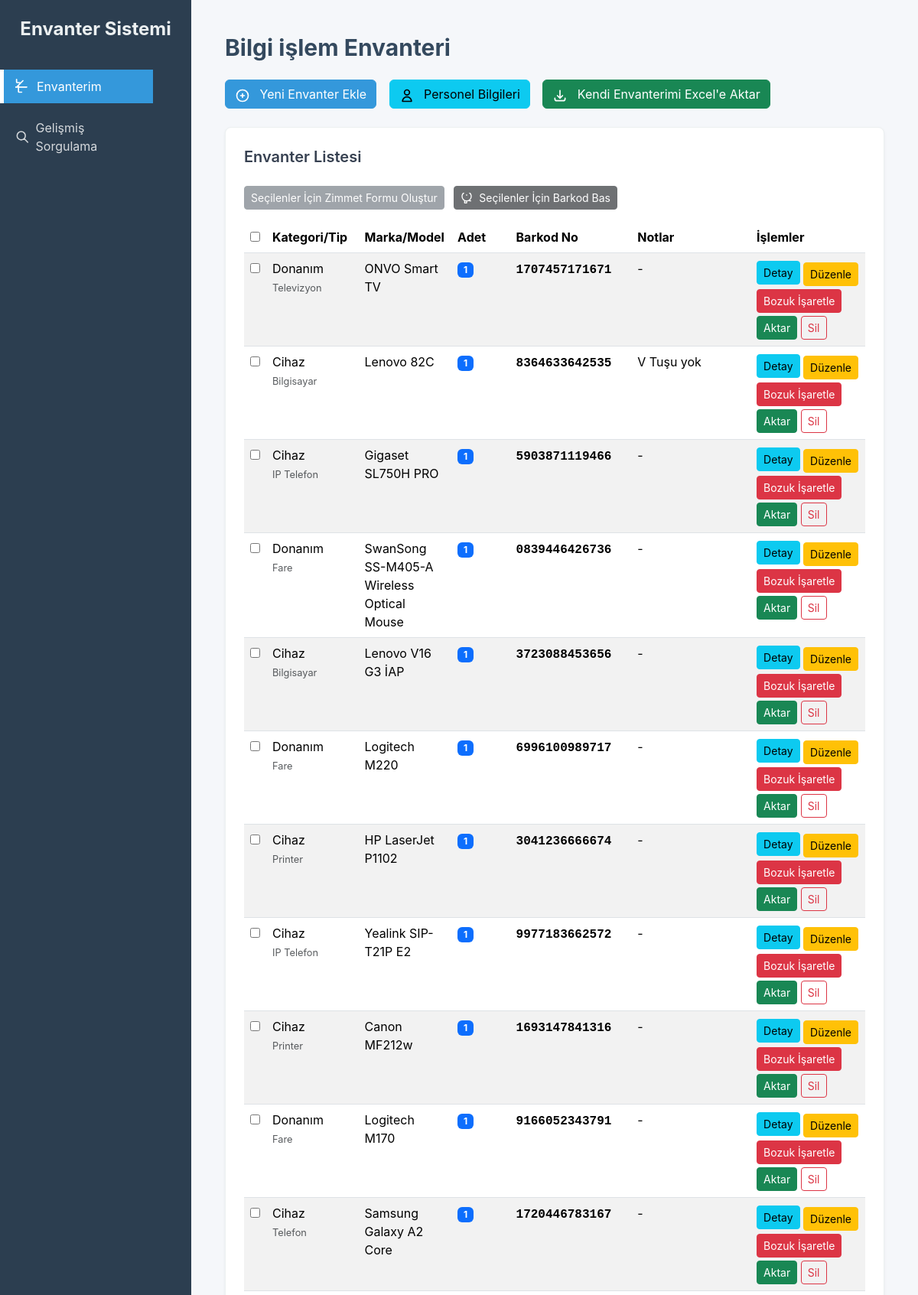
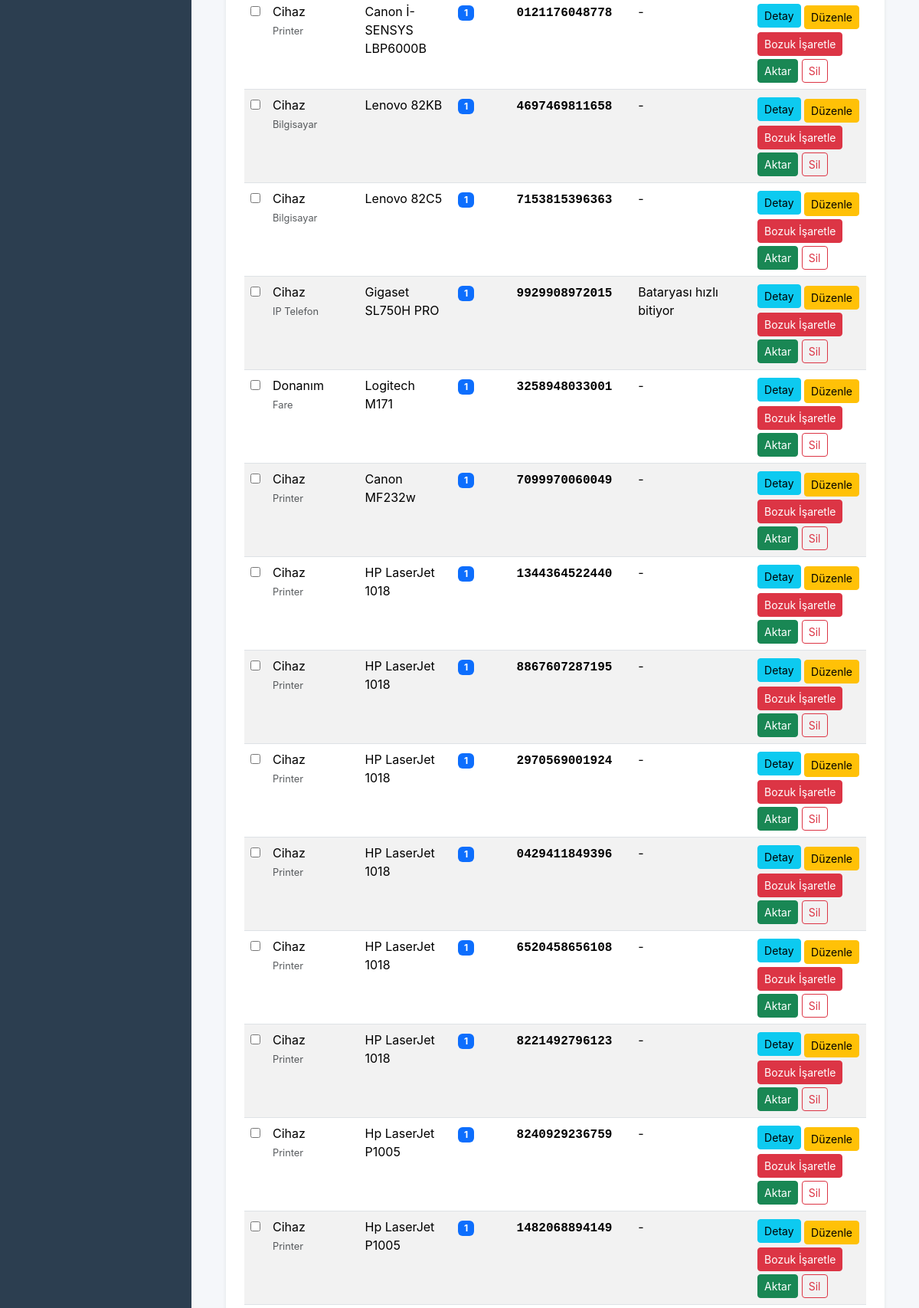
Page / (signed in, upper part) on the committed database (2 pictures, top to bottom).
### tables this page shows
CREATE TABLE inventory (
            id INTEGER PRIMARY KEY AUTOINCREMENT,
            user_id INTEGER NOT NULL,
            category TEXT NOT NULL,
            type TEXT NOT NULL,
            model_name TEXT NOT NULL,
            serial_number TEXT,
            device_name TEXT,
            quantity INTEGER NOT NULL,
            details TEXT, 
            notes TEXT DEFAULT '', barcode TEXT, -- YENİ: Notlar için alan
            FOREIGN KEY (user_id) REFERENCES users (id)
        );

### app.py (the view)
@app.route('/')
@login_required
def home():
    if current_user.is_admin:
        return redirect(url_for('admin_users'))
    else:
        processed_inventory = get_processed_inventory(current_user.username)
        _, shared_attribute_values_dict, _ = get_all_shared_attributes_for_view()
        model_names = get_all_model_names()
        users_for_transfer = get_all_users(include_admin=False)
        conn = get_db_connection()
        user_details = conn.execute("SELECT * FROM users WHERE id=?", (current_user.id,)).fetchone()
        return render_template('inventory.html',
                               title=f'{current_user.username.capitalize()} Envanteri',
                               inventory=processed_inventory,
                               is_admin_view=False,
                               categories=CATEGORIES,
                               SHARED_ATTRIBUTE_TYPES=SHARED_ATTRIBUTE_TYPES,
                               shared_attribute_values=shared_attribute_values_dict,
                               model_names=model_names,
                               users_for_transfer=users_for_transfer,
                               target_user=current_user.username,
                               target_user_id=current_user.id,
                               user_details=user_details)

### app.py (called while the page is built)
def get_db_connection():
    if 'db' not in g:
        g.db = sqlite3.connect(DATABASE)
        g.db.row_factory = sqlite3.Row
    return g.db

@app.teardown_appcontext
def close_db_connection(exception):
    db = g.pop('db', None)
    if db is not None:
        db.close()

@login_manager.user_loader
def load_user(user_id):
    return User.get(user_id)

def get_user_id_by_username(username):
    conn = get_db_connection()
    user_row = conn.execute("SELECT id FROM users WHERE username=?", (username,)).fetchone()
    return user_row['id'] if user_row else None

def get_processed_inventory(target_username):
    conn = get_db_connection()
    user_id = get_user_id_by_username(target_username)
    if not user_id:
        return []
    inventory = conn.execute("""
        SELECT i.*, u.username
        FROM inventory i
        JOIN users u ON i.user_id = u.id
        WHERE i.user_id = ?
    """, (user_id,)).fetchall()
    processed_inventory = []
    for item in inventory:
        item_dict = dict(item)
        if item_dict.get('details'):
            try:
                item_dict['details'] = json.loads(item_dict['details'])
            except json.JSONDecodeError:
                item_dict['details'] = {'Hata': 'Detaylar JSON formatında değil.'}
        else:
            item_dict['details'] = {}
        processed_inventory.append(item_dict)
    return processed_inventory

def get_all_users(include_admin=True):
    conn = get_db_connection()
    where_clause = "WHERE is_admin = 0" if not include_admin else ""
    users = conn.execute(f"SELECT id, username, is_admin FROM users {where_clause} ORDER BY username").fetchall()
    return [dict(user) for user in users]

def get_all_model_names():
    conn = get_db_connection()
    models = conn.execute("SELECT model_name FROM models ORDER BY model_name").fetchall()
    return [model['model_name'] for model in models]

@app.before_request
def before_request():
    pass

    @staticmethod
    def get(user_id):
        conn = get_db_connection()
        user_row = conn.execute("SELECT id, username, is_admin FROM users WHERE id=?", (user_id,)).fetchone()
        if user_row:
            return User(id=user_row['id'], username=user_row['username'], is_admin=user_row['is_admin'])
        return None

### templates/inventory.html (shortened to what this page needs)
{% extends "base.html" %}
{% block content %}
    <div class="p-4">
        <h1 class="text-3xl font-bold mb-6">{{ title }}</h1>
        {% if current_user.is_authenticated %}
        <button type="button" class="btn btn-primary mb-6" data-bs-toggle="modal" data-bs-target="#addItemModal">
            <svg xmlns="http://www.w3.org/2000/svg" class="h-5 w-5 inline-block mr-2" fill="none" viewBox="0 0 24 24" stroke="currentColor" stroke-width="2">
                <path stroke-linecap="round" stroke-linejoin="round" d="M12 9v3m0 0v3m0-3h3m-3 0H9m12 0a9 9 0 11-18 0 9 9 0 0118 0z" />
            </svg>
            Yeni Envanter Ekle
        </button>
        <button type="button" class="btn btn-info mb-6 ml-3" data-bs-toggle="modal" data-bs-target="#updateUserModal">
            <svg xmlns="http://www.w3.org/2000/svg" class="h-5 w-5 inline-block mr-2" fill="none" viewBox="0 0 24 24" stroke="currentColor" stroke-width="2">
                <path stroke-linecap="round" stroke-linejoin="round" d="M16 7a4 4 0 11-8 0 4 4 0 018 0zM12 14a7 7 0 00-7 7h14a7 7 0 00-7-7z" />
            </svg>
            Personel Bilgileri
        </button>
        {% if is_admin_view %}
        <a href="{{ url_for('export_inventory', target_user=target_user) }}" class="btn btn-success mb-6 ml-3">
            <svg xmlns="http://www.w3.org/2000/svg" class="h-5 w-5 inline-block mr-2" fill="none" viewBox="0 0 24 24" stroke="currentColor" stroke-width="2">
                <path stroke-linecap="round" stroke-linejoin="round" d="M4 16v1a3 3 0 003 3h10a3 3 0 003-3v-1m-4-4l-4 4m0 0l-4-4m4 4V4" />
            </svg>
            Excel Raporu Al
        </a>
        {% elif not is_admin_view %}
        <a href="{{ url_for('export_inventory') }}" class="btn btn-success mb-6 ml-3">
            <svg xmlns="http://www.w3.org/2000/svg" class="h-5 w-5 inline-block mr-2" fill="none" viewBox="0 0 24 24" stroke="currentColor" stroke-width="2">
                <path stroke-linecap="round" stroke-linejoin="round" d="M4 16v1a3 3 0 003 3h10a3 3 0 003-3v-1m-4-4l-4 4m0 0l-4-4m4 4V4" />
            </svg>
            Kendi Envanterimi Excel'e Aktar
        </a>
        {% endif %}
        {% endif %}
        <div class="card p-4 overflow-x-auto">
            <h2 class="text-xl font-semibold mb-4 text-gray-700">Envanter Listesi {% if target_user and is_admin_view %}({{ target_user }}){% endif %}</h2>
            {% if inventory %}
            <div class="mb-3">
                <button id="zimmetFormBtn" class="btn btn-secondary btn-sm" disabled>
                    Seçilenler İçin Zimmet Formu Oluştur
                </button>
                <button type="submit" form="zimmetForm" formaction="{{ url_for('print_barcodes') }}"
                        id="printBarcodeBtn" class="btn btn-dark btn-sm ms-2" disabled target="_blank">
                    <svg xmlns="http://www.w3.org/2000/svg" class="h-4 w-4 inline-block mr-1" fill="none" viewBox="0 0 24 24" stroke="currentColor" stroke-width="2">
                        <path stroke-linecap="round" stroke-linejoin="round" d="M12 4v1m6 11h2m-6 0h-2v4h-4v-4H8m13-9a9 9 0 11-18 0 9 9 0 0118 0z" />
                    </svg>
                    Seçilenler İçin Barkod Bas
                </button>
            </div>
            <table class="table table-hover table-striped">
                <thead class="bg-gray-200">
                    <tr>
                        <th style="width: 20px;"><input type="checkbox" id="selectAll"></th>
                        <th scope="col" style="width: 15%;">Kategori/Tip</th>
                        <th scope="col" style="width: 15%;">Marka/Model</th>
                        <th scope="col" style="width: 10%;">Adet</th>
                        <th scope="col" style="width: 20%;">Barkod No</th> <th scope="col" style="width: 20%;">Notlar</th> <th scope="col" style="width: 20%;">İşlemler</th>
                    </tr>
                </thead>
                <tbody>
                    {% for item in inventory %}
                    <tr data-item-id="{{ item.id }}"
                        data-item-type="{{ item.type }}"
                        data-barcode="{{ item.barcode or '' }}"
                        data-quantity="{{ item.quantity }}"
                        data-notes="{{ item.notes or '' }}"
                        >
                        <td><input type="checkbox" class="zimmet-checkbox" value="{{ item.id }}"></td>
                        <td>{{ item.category }}<br><small class="text-muted">{{ item.type }}</small></td>
                        <td>{{ item.model_name }}</td>
                        <td>
                            <span class="badge bg-primary">{{ item.quantity }}</span>
                        </td>
                        <td>
                            <span class="font-monospace fw-bold">{{ item.barcode }}</span>
                        </td>
                        <td>
                            {{ (item.notes[:50] + '...' if item.notes | length > 50 else item.notes) or '-' }}
                        </td>
                        <td>
                            <button type="button" class="btn btn-sm btn-info detail-button"
                                    data-bs-toggle="modal"
                                    data-bs-target="#detailModal"
                                    data-item-id="{{ item.id }}"
                                    data-item-type="{{ item.type }}"
                                    data-item-model-name="{{ item.model_name }}"
                                    data-barcode="{{ item.barcode or '' }}"
                                    data-quantity="{{ item.quantity }}"
                                    data-notes="{{ item.notes or '' }}"
                                    data-item-details='{{ item.details | tojson | safe }}'>
                                Detay
                            </button>
                            <button type="button" class="btn btn-sm btn-warning mt-1" data-bs-toggle="modal" data-bs-target="#editItemModal"
                                onclick="prepareEditModal('{{ item.id }}', '{{ item.type }}', '{{ item.quantity }}', `{{ item.notes | replace('`', '') }}`, `{{ item.details | tojson | safe }}`)">
                                Düzenle
                            </button>
                            <button type="button" class="btn btn-sm btn-danger mt-1" data-bs-toggle="modal" data-bs-target="#flagDefectiveModal"
                                onclick="prepareDefectiveModal('{{ item.id }}', '{{ item.type }}', '{{ item.quantity }}')">
                                Bozuk İşaretle
                            </button>
                            <button type="button" class="btn btn-sm btn-success mt-1" data-bs-toggle="modal" data-bs-target="#transferModal"
                                onclick="prepareTransferModal('{{ item.id }}', '{{ item.type }}', '{{ item.quantity }}', '{{ target_user }}', '{{ is_admin_view }}')">
                                Aktar
                            </button>
                            <form method="POST" action="{{ url_for('delete_inventory_item', item_id=item.id) }}" style="display: inline;"
                                onsubmit="return confirm('Bu envanter öğesini silmek istediğinizden emin misiniz?');">
                                <button type="submit" class="btn btn-sm btn-outline-danger mt-1">Sil</button>
                            </form>
                        </td>
                    </tr>
                    {% endfor %}
                </tbody>
            </table>
            {% else %}
            <div class="alert alert-info">Bu kullanıcının envanterinde kayıtlı herhangi bir cihaz bulunmamaktadır.</div>
            {% endif %}
        </div>
    </div>
{% endblock %}

### templates/base.html (style rules this page uses)
:root { --primary-color: #3498db; --secondary-color: #2c3e50; --text-color: #34495e; --light-bg: #f5f7fa; --card-bg: #ffffff; --border-color: #ecf0f1; }
body { font-family: 'Inter', sans-serif; background-color: var(--light-bg); color: var(--text-color); min-height: 100vh; display: flex; }
.card { background-color: var(--card-bg); border: 1px solid var(--border-color); border-radius: 8px; padding: 20px; box-shadow: 0 2px 4px rgba(0,0,0,0.05); }
.btn-primary { background-color: var(--primary-color); border-color: var(--primary-color); }

### rows in the picture
inventory: category "Donanım", type "Televizyon", model_name "ONVO Smart TV", quantity "1", barcode "1707457171671", notes "-"
inventory: category "Cihaz", type "Bilgisayar", model_name "Lenovo 82C", quantity "1", barcode "8364633642535", notes "V Tuşu yok"
inventory: category "Cihaz", type "IP Telefon", model_name "Gigaset SL750H PRO", quantity "1", barcode "5903871119466", notes "-"
inventory: category "Donanım", type "Fare", model_name "SwanSong SS-M405-A Wireless Optical Mouse", quantity "1", barcode "0839446426736", notes "-"
inventory: category "Cihaz", type "Bilgisayar", model_name "Lenovo V16 G3 İAP", quantity "1", barcode "3723088453656", notes "-"
inventory: category "Donanım", type "Fare", model_name "Logitech M220", quantity "1", barcode "6996100989717", notes "-"
inventory: category "Cihaz", type "Printer", model_name "HP LaserJet P1102", quantity "1", barcode "3041236666674", notes "-"
inventory: category "Cihaz", type "IP Telefon", model_name "Yealink SIP-T21P E2", quantity "1", barcode "9977183662572", notes "-"
inventory: category "Cihaz", type "Printer", model_name "Canon MF212w", quantity "1", barcode "1693147841316", notes "-"
inventory: category "Donanım", type "Fare", model_name "Logitech M170", quantity "1", barcode "9166052343791", notes "-"
inventory: category "Cihaz", type "Telefon", model_name "Samsung Galaxy A2 Core", quantity "1", barcode "1720446783167", notes "-"
inventory: category "Cihaz", type "Printer", model_name "Canon İ-SENSYS LBP6000B", quantity "1", barcode "0121176048778", notes "-"
inventory: category "Cihaz", type "Bilgisayar", model_name "Lenovo 82KB", quantity "1", barcode "4697469811658", notes "-"
inventory: category "Cihaz", type "Bilgisayar", model_name "Lenovo 82C5", quantity "1", barcode "7153815396363", notes "-"
inventory: category "Cihaz", type "IP Telefon", model_name "Gigaset SL750H PRO", quantity "1", barcode "9929908972015", notes "Bataryası hızlı bitiyor"
inventory: category "Donanım", type "Fare", model_name "Logitech M171", quantity "1", barcode "3258948033001", notes "-"
inventory: category "Cihaz", type "Printer", model_name "Canon MF232w", quantity "1", barcode "7099970060049", notes "-"
inventory: category "Cihaz", type "Printer", model_name "HP LaserJet 1018", quantity "1", barcode "1344364522440", notes "-"
inventory: category "Cihaz", type "Printer", model_name "HP LaserJet 1018", quantity "1", barcode "8867607287195", notes "-"
inventory: category "Cihaz", type "Printer", model_name "HP LaserJet 1018", quantity "1", barcode "2970569001924", notes "-"
inventory: category "Cihaz", type "Printer", model_name "HP LaserJet 1018", quantity "1", barcode "0429411849396", notes "-"
inventory: category "Cihaz", type "Printer", model_name "HP LaserJet 1018", quantity "1", barcode "6520458656108", notes "-"
inventory: category "Cihaz", type "Printer", model_name "HP LaserJet 1018", quantity "1", barcode "8221492796123", notes "-"
inventory: category "Cihaz", type "Printer", model_name "Hp LaserJet P1005", quantity "1", barcode "8240929236759", notes "-"
inventory: category "Cihaz", type "Printer", model_name "Hp LaserJet P1005", quantity "1", barcode "1482068894149", notes "-"

### other values in the picture
{{ title }} "Bilgi i̇şlem Envanteri"
